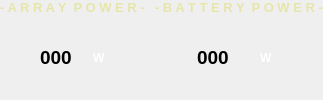
             <widget class="QWidget" name="arrayPowerWidget" native="true">
              <property name="font">
               <font>
                <weight>75</weight>
                <bold>true</bold>
               </font>
              </property>
              <property name="styleSheet">
               <string notr="true"/>
              </property>
              <layout class="QHBoxLayout" name="horizontalLayout_8">
               <property name="spacing">
                <number>0</number>
               </property>
               <property name="leftMargin">
                <number>0</number>
               </property>
               <property name="topMargin">
                <number>0</number>
               </property>
               <property name="rightMargin">
                <number>0</number>
               </property>
               <property name="bottomMargin">
                <number>0</number>
               </property>
               <item>
                <widget class="QWidget" name="powerOutWidget" native="true">
                 <property name="font">
                  <font>
                   <weight>75</weight>
                   <bold>true</bold>
                  </font>
                 </property>
                 <layout class="QVBoxLayout" name="verticalLayout_6">
                  <property name="spacing">
                   <number>10</number>
                  </property>
                  <property name="leftMargin">
                   <number>0</number>
                  </property>
                  <property name="topMargin">
                   <number>0</number>
                  </property>
                  <property name="rightMargin">
                   <number>0</number>
                  </property>
                  <property name="bottomMargin">
                   <number>0</number>
                  </property>
                  <item>
                   <widget class="QWidget" name="powerInWidget" native="true">
                    <property name="font">
                     <font>
                      <weight>75</weight>
                      <bold>true</bold>
                     </font>
                    </property>
                    <layout class="QVBoxLayout" name="verticalLayout_5">
                     <property name="spacing">
                      <number>0</number>
                     </property>
                     <property name="leftMargin">
                      <number>0</number>
                     </property>
                     <property name="topMargin">
                      <number>0</number>
                     </property>
                     <property name="rightMargin">
                      <number>0</number>
                     </property>
                     <property name="bottomMargin">
                      <number>0</number>
                     </property>
                     <item>
                      <widget class="QLabel" name="powerInTitleLabel">
                       <property name="maximumSize">
                        <size>
                         <width>16777215</width>
                         <height>15</height>
                        </size>
                       </property>
                       <property name="font">
                        <font>
                         <pointsize>10</pointsize>
                         <weight>75</weight>
                         <bold>true</bold>
                        </font>
                       </property>
                       <property name="styleSheet">
                        <string notr="true">color: rgb(230, 230, 170);</string>
                       </property>
                       <property name="text">
                        <string>- A R R A Y  P O W E R -</string>
                       </property>
                       <property name="alignment">
                        <set>Qt::AlignCenter</set>
                       </property>
                      </widget>
                     </item>
                     <item>
                      <widget class="QWidget" name="powerInDataWidget" native="true">
                       <property name="font">
                        <font>
                         <weight>75</weight>
                         <bold>true</bold>
                        </font>
                       </property>
                       <layout class="QHBoxLayout" name="horizontalLayout_5">
                        <property name="spacing">
                         <number>0</number>
                        </property>
                        <property name="leftMargin">
                         <number>0</number>
                        </property>
                        <property name="topMargin">
                         <number>0</number>
                        </property>
                        <property name="rightMargin">
                         <number>0</number>
                        </property>
                        <property name="bottomMargin">
                         <number>0</number>
                        </property>
                        <item>
                         <spacer name="horizontalSpacer_4">
                          <property name="orientation">
                           <enum>Qt::Horizontal</enum>
                          </property>
                          <property name="sizeType">
                           <enum>QSizePolicy::Fixed</enum>
                          </property>
                          <property name="sizeHint" stdset="0">
                           <size>
                            <width>40</width>
                            <height>20</height>
                           </size>
                          </property>
                         </spacer>
                        </item>
                        <item>
                         <widget class="QLabel" name="arrayPowerLabel">
                          <property name="maximumSize">
                           <size>
                            <width>16777215</width>
                            <height>40</height>
                           </size>
                          </property>
                          <property name="font">
                           <font>
                            <pointsize>14</pointsize>
                            <weight>75</weight>
                            <bold>true</bold>
                           </font>
                          </property>
                          <property name="text">
                           <string>000</string>
                          </property>
                          <property name="alignment">
                           <set>Qt::AlignLeading|Qt::AlignLeft|Qt::AlignVCenter</set>
                          </property>
                         </widget>
                        </item>
                        <item>
                         <widget class="QLabel" name="powerInUnitsLabel">
                          <property name="sizePolicy">
                           <sizepolicy hsizetype="Minimum" vsizetype="Preferred">
                            <horstretch>0</horstretch>
                            <verstretch>0</verstretch>
                           </sizepolicy>
                          </property>
                          <property name="font">
                           <font>
                            <weight>75</weight>
                            <bold>true</bold>
                           </font>
                          </property>
                          <property name="styleSheet">
                           <string notr="true">color: white;</string>
                          </property>
                          <property name="text">
                           <string>W</string>
                          </property>
                         </widget>
                        </item>
                       </layout>
                      </widget>
                     </item>
                    </layout>
                   </widget>
                  </item>
                 </layout>
                </widget>
               </item>
               <item>
                <widget class="QWidget" name="netPowerWidget" native="true">
                 <property name="font">
                  <font>
                   <weight>75</weight>
                   <bold>true</bold>
                  </font>
                 </property>
                 <layout class="QVBoxLayout" name="verticalLayout_7">
                  <property name="spacing">
                   <number>0</number>
                  </property>
                  <property name="leftMargin">
                   <number>10</number>
                  </property>
                  <property name="topMargin">
                   <number>0</number>
                  </property>
                  <property name="rightMargin">
                   <number>0</number>
                  </property>
                  <property name="bottomMargin">
                   <number>0</number>
                  </property>
                  <item>
                   <widget class="QLabel" name="netPowerTitle">
                    <property name="maximumSize">
                     <size>
                      <width>16777215</width>
                      <height>15</height>
                     </size>
                    </property>
                    <property name="font">
                     <font>
                      <pointsize>10</pointsize>
                      <weight>75</weight>
                      <bold>true</bold>
                     </font>
                    </property>
                    <property name="styleSheet">
                     <string notr="true">color: rgb(230, 230, 170);</string>
                    </property>
                    <property name="text">
                     <string>- B A T T E R Y  P O W E R -</string>
                    </property>
                    <property name="alignment">
                     <set>Qt::AlignCenter</set>
                    </property>
                   </widget>
                  </item>
                  <item>
                   <widget class="QWidget" name="netPowerDataWidget" native="true">
                    <property name="font">
                     <font>
                      <weight>75</weight>
                      <bold>true</bold>
                     </font>
                    </property>
                    <layout class="QHBoxLayout" name="horizontalLayout_7">
                     <property name="spacing">
                      <number>0</number>
                     </property>
                     <property name="leftMargin">
                      <number>0</number>
                     </property>
                     <property name="topMargin">
                      <number>0</number>
                     </property>
                     <property name="rightMargin">
                      <number>0</number>
                     </property>
                     <property name="bottomMargin">
                      <number>0</number>
                     </property>
                     <item>
                      <spacer name="horizontalSpacer_3">
                       <property name="orientation">
                        <enum>Qt::Horizontal</enum>
                       </property>
                       <property name="sizeType">
                        <enum>QSizePolicy::Fixed</enum>
                       </property>
                       <property name="sizeHint" stdset="0">
                        <size>
                         <width>42</width>
                         <height>10</height>
                        </size>
                       </property>
                      </spacer>
                     </item>
                     <item>
                      <widget class="QLabel" name="batteryPowerLabel">
                       <property name="font">
                        <font>
                         <pointsize>14</pointsize>
                         <weight>75</weight>
                         <bold>true</bold>
                        </font>
                       </property>
                       <property name="text">
                        <string>000</string>
                       </property>
                       <property name="alignment">
                        <set>Qt::AlignLeading|Qt::AlignLeft|Qt::AlignVCenter</set>
                       </property>
                      </widget>
                     </item>
                     <item>
                      <widget class="QLabel" name="netPowerUnitLabel">
                       <property name="sizePolicy">
                        <sizepolicy hsizetype="Minimum" vsizetype="Preferred">
                         <horstretch>0</horstretch>
                         <verstretch>0</verstretch>
                        </sizepolicy>
                       </property>
                       <property name="font">
                        <font>
                         <weight>75</weight>
                         <bold>true</bold>
                        </font>
                       </property>
                       <property name="styleSheet">
                        <string notr="true">color: white;</string>
                       </property>
                       <property name="text">
                        <string>W</string>
                       </property>
                      </widget>
                     </item>
                    </layout>
                   </widget>
                  </item>
                 </layout>
                </widget>
               </item>
              </layout>
             </widget>
